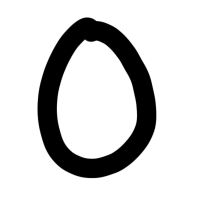
#> input picture final_ver/digits1_0.PNG, 200 x 200 px
$ jupyter execute --allow-errors Untitled3.ipynb
#> lines starting #> are read from the running program, lines starting #| are printed output that depends on the picture
#> `image = image.resize((28, 28))`:
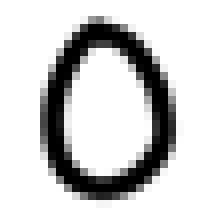
#> image: PIL image 28x28 L (shown 8 times larger); min 0, max 255, mean 208.3
[cell 1]
import numpy as np
import matplotlib.pyplot as plt
from PIL import Image
from sklearn.datasets import fetch_openml
from sklearn.model_selection import train_test_split
from sklearn.neural_network import MLPClassifier
from sklearn.metrics import accuracy_score

# MNISTデータセットをダウンロード
#> (the rest of this cell did not finish here and is left out)

[cell 2]
# 手書き画像の読み込みと前処理
i = 1
j = 0
#> (the rest of this cell did not finish here and is left out)


$ run again, with final_ver/digits1_1.PNG copied over final_ver/digits1_0.PNG
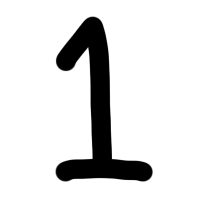
#> input picture final_ver/digits1_1.PNG, 200 x 200 px
#> `image = image.resize((28, 28))`:
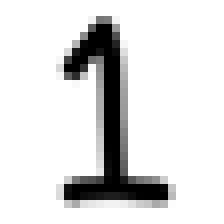
#> image: PIL image 28x28 L (shown 8 times larger); min 0, max 255, mean 220.9

$ run again, with final_ver/digits1_2.PNG copied over final_ver/digits1_0.PNG
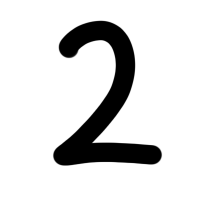
#> input picture final_ver/digits1_2.PNG, 200 x 200 px
#> `image = image.resize((28, 28))`:
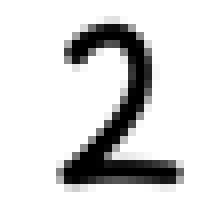
#> image: PIL image 28x28 L (shown 8 times larger); min 0, max 255, mean 218.6

$ run again, with final_ver/digits1_3.PNG copied over final_ver/digits1_0.PNG
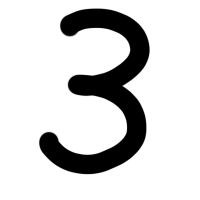
#> input picture final_ver/digits1_3.PNG, 200 x 200 px
#> `image = image.resize((28, 28))`:
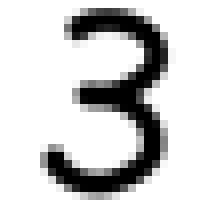
#> image: PIL image 28x28 L (shown 8 times larger); min 0, max 255, mean 211.2
